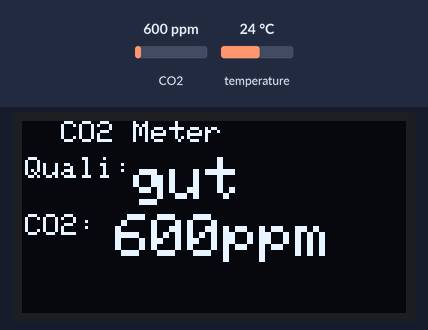
This sketch was run on a simulated Arduino Uno, built with avr-gcc and run on an emulated ATmega328P. Shown: 128×64 one-colour display. The test bench sets the inputs (shaded band); at power-on: CO2 600 ppm, temperature 24 °C. What the sketch prints to the serial monitor is not drawn.

Above: at 2.6 s.
2.7 s: CO2 set to 1050 ppm
At 4.4 s:
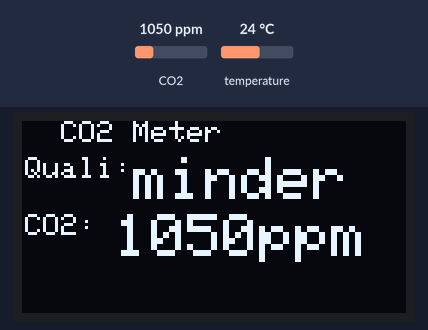
5.7 s: CO2 set to 1700 ppm
At 6.6 s:
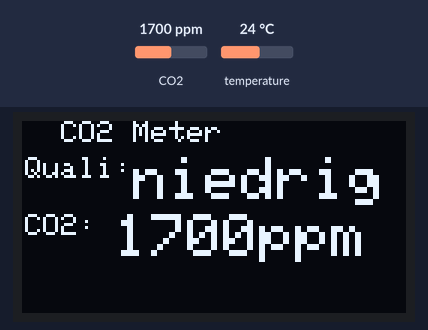
8.7 s: CO2 set to 2948 ppm
At 11.0 s:
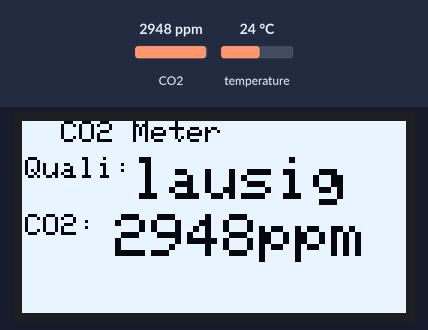
11.7 s: CO2 set to 974 ppm
At 13.2 s:
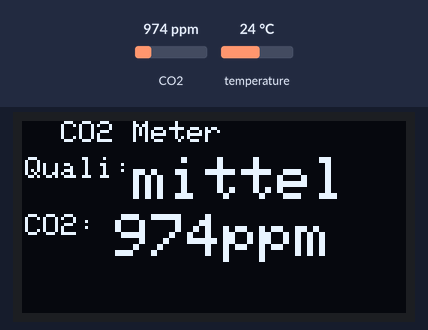
Timing chart, 0 to 14.7 s (numbered marks = the images above; inputs shaded):
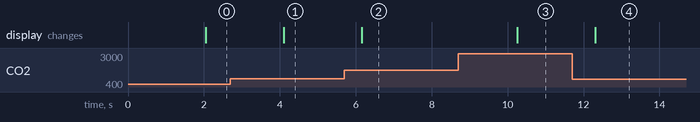

Measured:
- after the input at 2.7 s, the display: changes after 1.4 s (image 1)
- after the input at 5.7 s, the display: changes after 0.46 s (image 2)
- after the input at 8.7 s, the display: changes after 1.6 s (image 3)
- after the input at 11.7 s, the display: changes after 0.61 s (image 4)

The sketch:

MHZ19C.ino
```cpp
#include <Arduino.h>
#include <MHZ19.h>
#include <SoftwareSerial.h>
#include <Adafruit_SSD1306.h>

#define RX_PIN 10                                          // Rx pin which the MHZ19 Tx pin is attached to
#define TX_PIN 11                                          // Tx pin which the MHZ19 Rx pin is attached to
#define BAUDRATE 9600                                      // Device to MH-Z19 Serial baudrate (should not be changed)
#define SCREEN_WIDTH 128 // OLED display width, in pixels
#define SCREEN_HEIGHT 64 // OLED display height, in pixels

// Declaration for an SSD1306 display connected to I2C (SDA, SCL pins)
#define OLED_RESET     4 // Reset pin # (or -1 if sharing Arduino reset pin) (not used)
Adafruit_SSD1306 display(SCREEN_WIDTH, SCREEN_HEIGHT, &Wire, OLED_RESET);

MHZ19 myMHZ19;                                             // Constructor for library
SoftwareSerial mySerial(RX_PIN, TX_PIN);                   // (Uno example) create device to MH-Z19 serial

unsigned long getDataTimer = 0;

void setup()
{
  Serial.begin(9600);                                     // Device to serial monitor feedback

  mySerial.begin(BAUDRATE);                               // (Uno example) device to MH-Z19 serial start
  myMHZ19.begin(mySerial);                                // *Serial(Stream) refence must be passed to library begin().

  myMHZ19.autoCalibration();                              // Turn auto calibration ON (OFF autoCalibration(false))

  //Setup OLED--------------------------

  // SSD1306_SWITCHCAPVCC = generate display voltage from 3.3V internally
  if(!display.begin(SSD1306_SWITCHCAPVCC, 0x3C)) { // Address 0x3D for 128x64
    Serial.println(F("SSD1306 allocation failed"));
    for(;;); // Don't proceed, loop forever
  }

  // Clear the buffer
  display.clearDisplay();
  display.setTextSize(2);             // Normal 1:1 pixel scale
  display.setTextColor(WHITE);        // Draw white text
  display.setCursor(6,13);
  display.println(F("CO2 & TVOC"));
  display.setCursor(35,40);
  display.println(F("Meter"));
  // Show the display buffer on the screen. You MUST call display() after
  // drawing commands to make them visible on screen!
  display.display();
}

void loop()
{
  if (millis() - getDataTimer >= 2000){
    int CO2;

    /* note: getCO2() default is command "CO2 Unlimited". This returns the correct CO2 reading even
    if below background CO2 levels or above range (useful to validate sensor). You can use the
    usual documented command with getCO2(false) */

    CO2 = myMHZ19.getCO2();                             // Request CO2 (as ppm)

    Serial.print("CO2 (ppm): ");
    Serial.println(CO2);

    int8_t Temp;
    Temp = myMHZ19.getTemperature();                     // Request Temperature (as Celsius)
    Serial.print("Temperature (C): ");
    Serial.println(Temp);

    display.clearDisplay();
    display.setTextSize(1);             // Normal 1:1 pixel scale
    display.setTextColor(WHITE);        // Draw white text
    display.setCursor(13,0);
    display.print(F("CO2 Meter"));
    display.setCursor(1,12);
    display.print(F("Quali:"));
    display.setTextSize(2);

    if(CO2<800){
      display.print(F("gut"));
    }
    if(CO2>=800 && CO2<1000){
      display.print(F("mittel"));
    }
    if(CO2>=1000 && CO2<1400){
      display.print(F("minder"));
    }
    if(CO2>=1400 && CO2<2400){
      display.print(F("niedrig"));
    }
    if(CO2>=2400 && CO2<3500){
      display.print(F("lausig"));
    }
    if(CO2>=3500 && CO2<5000){
      display.print(F("grausig"));
    }
    if(CO2>=5000 && CO2<10000){
      display.print(F("DINmax"));
    }
    if(CO2>=10000 && CO2<25000){
      display.print(F("ACHTUNG"));
    }
    if(CO2>=25000){
      display.print(F("GEFAHR!"));
    }
    display.setTextSize(1);
    display.setCursor(1,31);
    display.print(F("CO2: "));
    display.setTextSize(2);
    display.print(CO2);
    display.println(F("ppm"));
    if(CO2>2400){
      display.invertDisplay(true);
    }
    else{
      display.invertDisplay(false);
    }
    display.display();
    getDataTimer = millis();
  }
}
```
